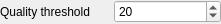
<?xml version="1.0" encoding="UTF-8"?>
<ui version="4.0">
 <class>QualitySettingsWidget</class>
 <widget class="QWidget" name="QualitySettingsWidget">
  <property name="geometry">
   <rect>
    <x>0</x>
    <y>0</y>
    <width>221</width>
    <height>24</height>
   </rect>
  </property>
  <property name="windowTitle">
   <string>Form</string>
  </property>
  <layout class="QGridLayout" name="gridLayout">
   <property name="leftMargin">
    <number>0</number>
   </property>
   <property name="topMargin">
    <number>0</number>
   </property>
   <property name="rightMargin">
    <number>0</number>
   </property>
   <property name="bottomMargin">
    <number>0</number>
   </property>
   <item row="0" column="0">
    <widget class="QLabel" name="lblQualityThreshold">
     <property name="text">
      <string>Quality threshold</string>
     </property>
    </widget>
   </item>
   <item row="0" column="1">
    <widget class="QSpinBox" name="sbQualityThreshold">
     <property name="minimum">
      <number>1</number>
     </property>
     <property name="maximum">
      <number>2147483647</number>
     </property>
     <property name="value">
      <number>20</number>
     </property>
    </widget>
   </item>
  </layout>
 </widget>
 <resources/>
 <connections/>
</ui>
